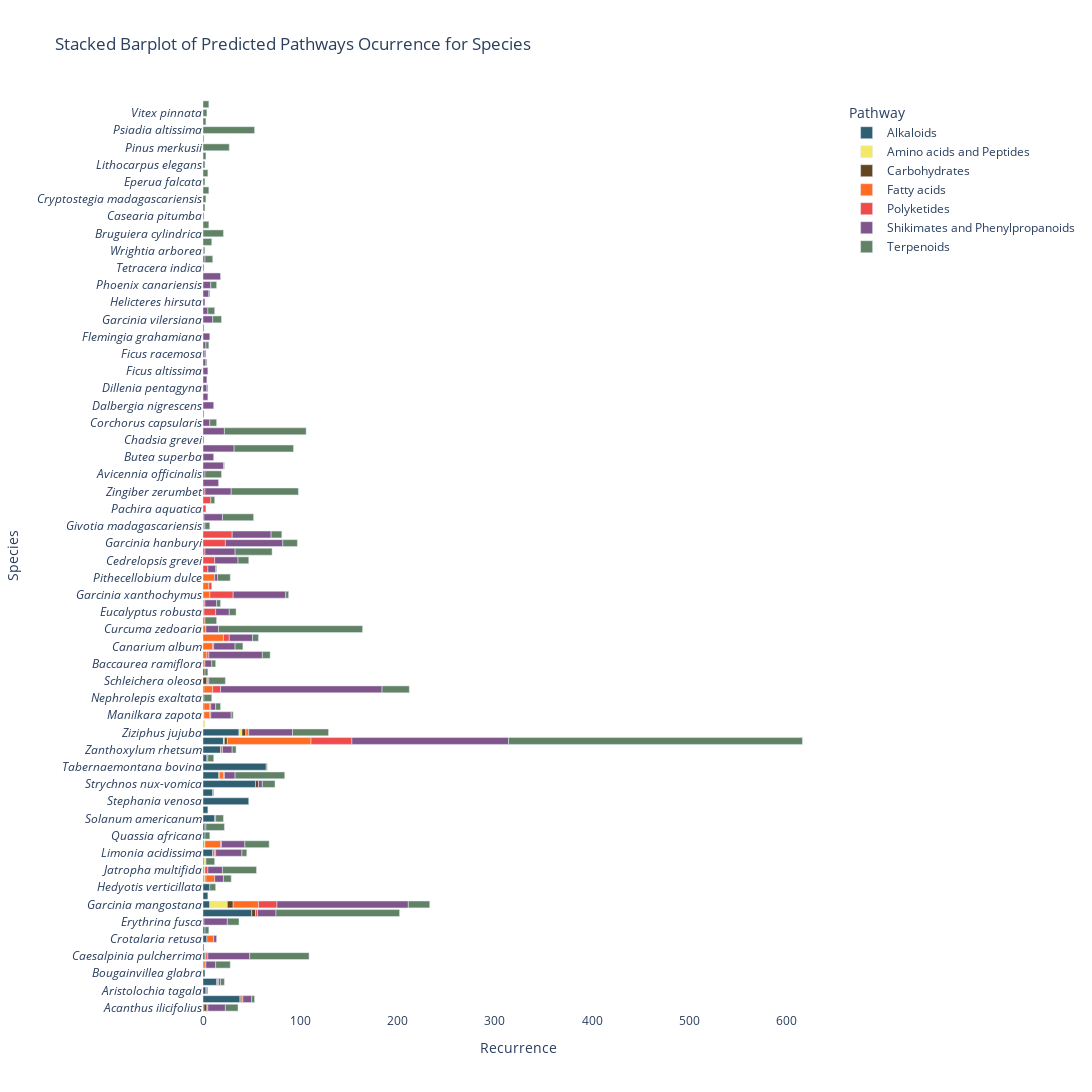

This figure's notebook cell:
### Markdown cell above
Generate une plot by species (samples) and the Pathway

### Code cell
# Define custom colors for the 7 pathway categories
pathway_colors = {
    'Terpenoids': '#618264',  # Green start and lighter green end
    'Alkaloids': '#305F72',   # Blue start and lighter blue end
    'Shikimates and Phenylpropanoids': '#80558C',  # Purple start and lighter purple end
    'Polyketides': '#EF4B4B',  # Red start and lighter purple end
    'Fatty acids': '#FF6C22',  # Orange start and lighter purple end
    'Amino acids and Peptides': '#F4E869',  # Yellow start and lighter purple end
    'Carbohydrates': '#65451F' # Brown start and lighter purple end
}

# Step 1: Initialize an empty DataFrame to store all data
all_data = pd.DataFrame(columns=['organism_taxonomy_09species', 'structure_taxonomy_npclassifier_01pathway'])

# Step 2: Read data from all .tsv files in the output_folder
species_data_folder = os.path.join(output_folder, 'species_data')
for filename in os.listdir(species_data_folder):
    if filename.endswith(".tsv"):
        file_data = pd.read_csv(os.path.join(species_data_folder, filename), sep='\t')
        all_data = pd.concat([all_data, file_data])

# Step 3: Rename the "queried_taxaLabel" column to "species"
all_data.rename(columns={'organism_taxonomy_09species': 'species'}, inplace=True)
all_data.rename(columns={'structure_taxonomy_npclassifier_01pathway': 'Pathway'}, inplace=True)
# Remove 'API Error-API Error' and 'Not Classified-Not Classified'
all_data = all_data[(all_data['Pathway'] != 'API Error') & (all_data['Pathway'] != 'Not Classified')]

# Step 4: Group and aggregate data to calculate recurrence
agg_data = all_data.groupby(['species', 'Pathway']).size().reset_index(name='recurrence')

# Step 5: Create the stacked barplot with custom colors
fig = px.bar(agg_data, y=agg_data['species'].apply(lambda x: f"<i>{x}</i>"), x='recurrence',
             title='Stacked Barplot of Predicted Pathways Ocurrence for Species',
             labels={'recurrence': 'Recurrence'},
             color='Pathway',
             color_discrete_map=pathway_colors,  # Use custom colors
             category_orders={'Pathway': sorted(agg_data['Pathway'].unique())},
             orientation='h'
            )

# Modify the y-axis label
fig.update_yaxes(title_text='Species')

# Set a white background
fig.update_layout(plot_bgcolor='white')

# Modify the size of the figure
fig.update_layout(width=1500, height=1500)

# Save the figure as an HTML file
fig.write_html(f'{output_folder}Wikidata_pathway_barplot.html')

# Show or save the figure
fig.show()

### Figure 1 — Plotly figure (JSON) as saved in the notebook; plotly's stock layout.template omitted (floating-point values rounded to 4 significant figures)
{"data": [{"alignmentgroup": "True", "hovertemplate": "Pathway=Alkaloids<br>Recurrence=%{x}<br>y=%{y}<extra></extra>", "legendgroup": "Alkaloids", "marker": {"color": "#305F72", "pattern": {"shape": ""}}, "name": "Alkaloids", "offsetgroup": "Alkaloids", "orientation": "h", "showlegend": true, "textposition": "auto", "type": "bar", "x": [1, 38, 3, 14, 2, 1, 2, 1, 4, 2, 1, 50, 7, 5, 7, 1, 1, 1, 10, 1, 2, 2, 12, 5, 47, 10, 54, 16, 65, 4, 18, 21, 37], "xaxis": "x", "y": ["<i>Acanthus ilicifolius</i>", "<i>Argemone mexicana</i>", "<i>Aristolochia tagala</i>", "<i>Banisteriopsis caapi</i>", "<i>Bougainvillea glabra</i>", "<i>Breynia vitis-idaea</i>", "<i>Caesalpinia pulcherrima</i>", "<i>Causonis trifolia</i>", "<i>Crotalaria retusa</i>", "<i>Dioscorea hispida</i>", "<i>Erythrina fusca</i>", "<i>Eurycoma longifolia</i>", "<i>Garcinia mangostana</i>", "<i>Geissospermum laeve</i>", "<i>Hedyotis verticillata</i>", "<i>Hibiscus sabdariffa</i>", "<i>Jatropha multifida</i>", "<i>Jatropha podagrica</i>", "<i>Limonia acidissima</i>", "<i>Litchi chinensis</i>", "<i>Quassia africana</i>", "<i>Quassia amara</i>", "<i>Solanum americanum</i>", "<i>Solanum macrocarpon</i>", "<i>Stephania venosa</i>", "<i>Strychnos decussata</i>", "<i>Strychnos nux-vomica</i>", "<i>Strychnos spinosa</i>", "<i>Tabernaemontana bovina</i>", "<i>Zanthoxylum decaryi</i>", "<i>Zanthoxylum rhetsum</i>", "<i>Zingiber officinale</i>", "<i>Ziziphus jujuba</i>"], "yaxis": "y"}, {"alignmentgroup": "True", "hovertemplate": "Pathway=Amino acids and Peptides<br>Recurrence=%{x}<br>y=%{y}<extra></extra>", "legendgroup": "Amino acids and Peptides", "marker": {"color": "#F4E869", "pattern": {"shape": ""}}, "name": "Amino acids and Peptides", "offsetgroup": "Amino acids and Peptides", "orientation": "h", "showlegend": true, "textposition": "auto", "type": "bar", "x": [18, 1, 2, 1, 2, 1, 1, 1, 3], "xaxis": "x", "y": ["<i>Garcinia mangostana</i>", "<i>Hibiscus sabdariffa</i>", "<i>Jatropha mahafalensis</i>", "<i>Jatropha multifida</i>", "<i>Jatropha podagrica</i>", "<i>Litchi chinensis</i>", "<i>Manilkara zapota</i>", "<i>Zingiber officinale</i>", "<i>Ziziphus jujuba</i>"], "yaxis": "y"}, {"alignmentgroup": "True", "hovertemplate": "Pathway=Carbohydrates<br>Recurrence=%{x}<br>y=%{y}<extra></extra>", "legendgroup": "Carbohydrates", "marker": {"color": "#65451F", "pattern": {"shape": ""}}, "name": "Carbohydrates", "offsetgroup": "Carbohydrates", "orientation": "h", "showlegend": true, "textposition": "auto", "type": "bar", "x": [3, 1, 1, 1, 4, 6, 1, 1, 1, 1, 4, 3, 1, 2, 3, 4], "xaxis": "x", "y": ["<i>Acanthus ilicifolius</i>", "<i>Argemone mexicana</i>", "<i>Banisteriopsis caapi</i>", "<i>Boerhavia diffusa</i>", "<i>Eurycoma longifolia</i>", "<i>Garcinia mangostana</i>", "<i>Hibiscus sabdariffa</i>", "<i>Nephrolepis exaltata</i>", "<i>Phyllanthus emblica</i>", "<i>Quassia amara</i>", "<i>Schleichera oleosa</i>", "<i>Strychnos nux-vomica</i>", "<i>Strychnos spinosa</i>", "<i>Xerosicyos danguyi</i>", "<i>Zingiber officinale</i>", "<i>Ziziphus jujuba</i>"], "yaxis": "y"}, {"alignmentgroup": "True", "hovertemplate": "Pathway=Fatty acids<br>Recurrence=%{x}<br>y=%{y}<extra></extra>", "legendgroup": "Fatty acids", "marker": {"color": "#FF6C22", "pattern": {"shape": ""}}, "name": "Fatty acids", "offsetgroup": "Fatty acids", "orientation": "h", "showlegend": true, "textposition": "auto", "type": "bar", "x": [1, 2, 2, 6, 2, 4, 1, 10, 21, 7, 3, 2, 1, 1, 26, 7, 9, 2, 16, 6, 6, 9, 12, 1, 4, 2, 86, 3], "xaxis": "x", "y": ["<i>Acanthus ilicifolius</i>", "<i>Argemone mexicana</i>", "<i>Baccaurea ramiflora</i>", "<i>Boerhavia diffusa</i>", "<i>Breynia vitis-idaea</i>", "<i>Butea monosperma</i>", "<i>Caesalpinia pulcherrima</i>", "<i>Canarium album</i>", "<i>Cassia javanica</i>", "<i>Crotalaria retusa</i>", "<i>Curcuma zedoaria</i>", "<i>Eriophyllum lanatum</i>", "<i>Eucalyptus robusta</i>", "<i>Euterpe oleracea</i>", "<i>Garcinia mangostana</i>", "<i>Garcinia xanthochymus</i>", "<i>Hibiscus sabdariffa</i>", "<i>Limonia acidissima</i>", "<i>Litchi chinensis</i>", "<i>Manilkara zapota</i>", "<i>Osmunda japonica</i>", "<i>Phyllanthus emblica</i>", "<i>Pithecellobium dulce</i>", "<i>Schleichera oleosa</i>", "<i>Strychnos spinosa</i>", "<i>Zanthoxylum rhetsum</i>", "<i>Zingiber officinale</i>", "<i>Ziziphus jujuba</i>"], "yaxis": "y"}, {"alignmentgroup": "True", "hovertemplate": "Pathway=Polyketides<br>Recurrence=%{x}<br>y=%{y}<extra></extra>", "legendgroup": "Polyketides", "marker": {"color": "#EF4B4B", "pattern": {"shape": ""}}, "name": "Polyketides", "offsetgroup": "Polyketides", "orientation": "h", "showlegend": true, "textposition": "auto", "type": "bar", "x": [1, 1, 2, 2, 1, 5, 6, 12, 2, 12, 2, 1, 23, 19, 30, 24, 1, 1, 3, 1, 1, 1, 3, 3, 8, 8, 1, 42, 2], "xaxis": "x", "y": ["<i>Banisteriopsis caapi</i>", "<i>Boerhavia diffusa</i>", "<i>Butea monosperma</i>", "<i>Caesalpinia pulcherrima</i>", "<i>Canarium album</i>", "<i>Cassia grandis</i>", "<i>Cassia javanica</i>", "<i>Cedrelopsis grevei</i>", "<i>Dodonaea viscosa</i>", "<i>Eucalyptus robusta</i>", "<i>Eurycoma longifolia</i>", "<i>Euterpe oleracea</i>", "<i>Garcinia hanburyi</i>", "<i>Garcinia mangostana</i>", "<i>Garcinia multiflora</i>", "<i>Garcinia xanthochymus</i>", "<i>Givotia madagascariensis</i>", "<i>Helicteres angustifolia</i>", "<i>Jatropha multifida</i>", "<i>Limonia acidissima</i>", "<i>Litchi chinensis</i>", "<i>Manilkara zapota</i>", "<i>Osmunda japonica</i>", "<i>Pachira aquatica</i>", "<i>Phyllanthus emblica</i>", "<i>Prismatomeris tetrandra</i>", "<i>Strychnos spinosa</i>", "<i>Zingiber officinale</i>", "<i>Zingiber zerumbet</i>"], "yaxis": "y"}, {"alignmentgroup": "True", "hovertemplate": "Pathway=Shikimates and Phenylpropanoids<br>Recurrence=%{x}<br>y=%{y}<extra></extra>", "legendgroup": "Shikimates and Phenylpropanoids", "marker": {"color": "#80558C", "pattern": {"shape": ""}}, "name": "Shikimates and Phenylpropanoids", "offsetgroup": "Shikimates and Phenylpropanoids", "orientation": "h", "showlegend": true, "textposition": "auto", "type": "bar", "x": [18, 9, 1, 16, 2, 7, 21, 2, 5, 10, 55, 11, 43, 22, 8, 24, 24, 32, 1, 22, 7, 3, 1, 13, 11, 5, 4, 31, 4, 24, 14, 19, 12, 5, 3, 2, 3, 7, 1, 59, 135, 40, 10, 54, 5, 1, 19, 2, 9, 6, 15, 27, 24, 21, 8, 166, 3, 1, 18, 1, 4, 11, 1, 2, 1, 1, 10, 161, 27, 45], "xaxis": "x", "y": ["<i>Acanthus ilicifolius</i>", "<i>Argemone mexicana</i>", "<i>Aristolochia tagala</i>", "<i>Artocarpus nitidus</i>", "<i>Avicennia officinalis</i>", "<i>Baccaurea ramiflora</i>", "<i>Bagassa guianensis</i>", "<i>Banisteriopsis caapi</i>", "<i>Boerhavia diffusa</i>", "<i>Breynia vitis-idaea</i>", "<i>Butea monosperma</i>", "<i>Butea superba</i>", "<i>Caesalpinia pulcherrima</i>", "<i>Canarium album</i>", "<i>Cassia grandis</i>", "<i>Cassia javanica</i>", "<i>Cedrelopsis grevei</i>", "<i>Cerbera manghas</i>", "<i>Chadsia grevei</i>", "<i>Combretum quadrangulare</i>", "<i>Corchorus capsularis</i>", "<i>Crotalaria retusa</i>", "<i>Curcuma alismatifolia</i>", "<i>Curcuma zedoaria</i>", "<i>Dalbergia nigrescens</i>", "<i>Dendrolobium lanceolatum</i>", "<i>Dillenia pentagyna</i>", "<i>Dodonaea viscosa</i>", "<i>Eriocaulon cinereum</i>", "<i>Erythrina fusca</i>", "<i>Eucalyptus robusta</i>", "<i>Eurycoma longifolia</i>", "<i>Euterpe oleracea</i>", "<i>Ficus altissima</i>", "<i>Ficus hirta</i>", "<i>Ficus racemosa</i>", "<i>Flacourtia jangomas</i>", "<i>Flemingia grahamiana</i>", "<i>Flemingia wallichii</i>", "<i>Garcinia hanburyi</i>", "<i>Garcinia mangostana</i>", "<i>Garcinia multiflora</i>", "<i>Garcinia vilersiana</i>", "<i>Garcinia xanthochymus</i>", "<i>Gardenia obtusifolia</i>", "<i>Givotia madagascariensis</i>", "<i>Helicteres angustifolia</i>", "<i>Helicteres hirsuta</i>", "<i>Hibiscus sabdariffa</i>", "<i>Hydnophytum formicarum</i>", "<i>Jatropha multifida</i>", "<i>Limonia acidissima</i>", "<i>Litchi chinensis</i>", "<i>Manilkara zapota</i>", "<i>Phoenix canariensis</i>", "<i>Phyllanthus emblica</i>", "<i>Pithecellobium dulce</i>", "<i>Schleichera oleosa</i>", "<i>Shorea roxburghii</i>", "<i>Solanum americanum</i>", "<i>Strychnos nux-vomica</i>", "<i>Strychnos spinosa</i>", "<i>Tetracera indica</i>", "<i>Vitex peduncularis</i>", "<i>Wrightia arborea</i>", "<i>Zanthoxylum decaryi</i>", "<i>Zanthoxylum rhetsum</i>", "<i>Zingiber officinale</i>", "<i>Zingiber zerumbet</i>", "<i>Ziziphus jujuba</i>"], "yaxis": "y"}, {"alignmentgroup": "True", "hovertemplate": "Pathway=Terpenoids<br>Recurrence=%{x}<br>y=%{y}<extra></extra>", "legendgroup": "Terpenoids", "marker": {"color": "#618264", "pattern": {"shape": ""}}, "name": "Terpenoids", "offsetgroup": "Terpenoids", "orientation": "h", "showlegend": true, "textposition": "auto", "type": "bar", "x": [13, 9, 3, 1, 17, 4, 1, 4, 5, 15, 21, 8, 61, 8, 6, 1, 1, 6, 11, 61, 84, 7, 2, 3, 148, 1, 4, 6, 38, 2, 5, 12, 12, 7, 127, 4, 1, 1, 3, 15, 22, 11, 9, 3, 7, 5, 6, 32, 8, 1, 35, 9, 5, 25, 2, 3, 2, 8, 6, 28, 27, 13, 1, 4, 53, 5, 19, 17, 8, 1, 13, 51, 1, 3, 8, 4, 1, 3, 6, 6, 4, 302, 69, 37], "xaxis": "x", "y": ["<i>Acanthus ilicifolius</i>", "<i>Allophylus cobbe</i>", "<i>Argemone mexicana</i>", "<i>Aristolochia tagala</i>", "<i>Avicennia officinalis</i>", "<i>Baccaurea ramiflora</i>", "<i>Bagassa guianensis</i>", "<i>Banisteriopsis caapi</i>", "<i>Boerhavia diffusa</i>", "<i>Breynia vitis-idaea</i>", "<i>Bruguiera cylindrica</i>", "<i>Butea monosperma</i>", "<i>Caesalpinia pulcherrima</i>", "<i>Canarium album</i>", "<i>Careya arborea</i>", "<i>Casearia pitumba</i>", "<i>Cassia grandis</i>", "<i>Cassia javanica</i>", "<i>Cedrelopsis grevei</i>", "<i>Cerbera manghas</i>", "<i>Combretum quadrangulare</i>", "<i>Corchorus capsularis</i>", "<i>Cordyline fruticosa</i>", "<i>Cryptostegia madagascariensis</i>", "<i>Curcuma zedoaria</i>", "<i>Dillenia pentagyna</i>", "<i>Dioscorea hispida</i>", "<i>Diospyros decandra</i>", "<i>Dodonaea viscosa</i>", "<i>Eperua falcata</i>", "<i>Eriophyllum confertiflorum</i>", "<i>Eriophyllum lanatum</i>", "<i>Erythrina fusca</i>", "<i>Eucalyptus robusta</i>", "<i>Eurycoma longifolia</i>", "<i>Euterpe oleracea</i>", "<i>Ficus hirta</i>", "<i>Ficus racemosa</i>", "<i>Flacourtia jangomas</i>", "<i>Garcinia hanburyi</i>", "<i>Garcinia mangostana</i>", "<i>Garcinia multiflora</i>", "<i>Garcinia vilersiana</i>", "<i>Garcinia xanthochymus</i>", "<i>Gardenia obtusifolia</i>", "<i>Givotia madagascariensis</i>", "<i>Hedyotis verticillata</i>", "<i>Helicteres angustifolia</i>", "<i>Hibiscus sabdariffa</i>", "<i>Hydnophytum formicarum</i>", "<i>Jatropha multifida</i>", "<i>Jatropha podagrica</i>", "<i>Limonia acidissima</i>", "<i>Litchi chinensis</i>", "<i>Lithocarpus elegans</i>", "<i>Lonicera tatarica</i>", "<i>Manilkara zapota</i>", "<i>Nephrolepis exaltata</i>", "<i>Phoenix canariensis</i>", "<i>Phyllanthus emblica</i>", "<i>Pinus merkusii</i>", "<i>Pithecellobium dulce</i>", "<i>Plagiogyria stenoptera</i>", "<i>Prismatomeris tetrandra</i>", "<i>Psiadia altissima</i>", "<i>Quassia africana</i>", "<i>Quassia amara</i>", "<i>Schleichera oleosa</i>", "<i>Solanum americanum</i>", "<i>Strychnos decussata</i>", "<i>Strychnos nux-vomica</i>", "<i>Strychnos spinosa</i>", "<i>Tabernaemontana bovina</i>", "<i>Thyrsanthera suborbicularis</i>", "<i>Vitex peduncularis</i>", "<i>Vitex pinnata</i>", "<i>Wrightia arborea</i>", "<i>Xerosicyos danguyi</i>", "<i>Xylia xylocarpa</i>", "<i>Zanthoxylum decaryi</i>", "<i>Zanthoxylum rhetsum</i>", "<i>Zingiber officinale</i>", "<i>Zingiber zerumbet</i>", "<i>Ziziphus jujuba</i>"], "yaxis": "y"}], "layout": {"barmode": "relative", "height": 1500, "legend": {"title": {"text": "Pathway"}, "tracegroupgap": 0}, "plot_bgcolor": "white", "title": {"text": "Stacked Barplot of Predicted Pathways Ocurrence for Species"}, "width": 1500, "xaxis": {"anchor": "y", "domain": [0, 1], "title": {"text": "Recurrence"}}, "yaxis": {"anchor": "x", "domain": [0, 1], "title": {"text": "Species"}}}}
